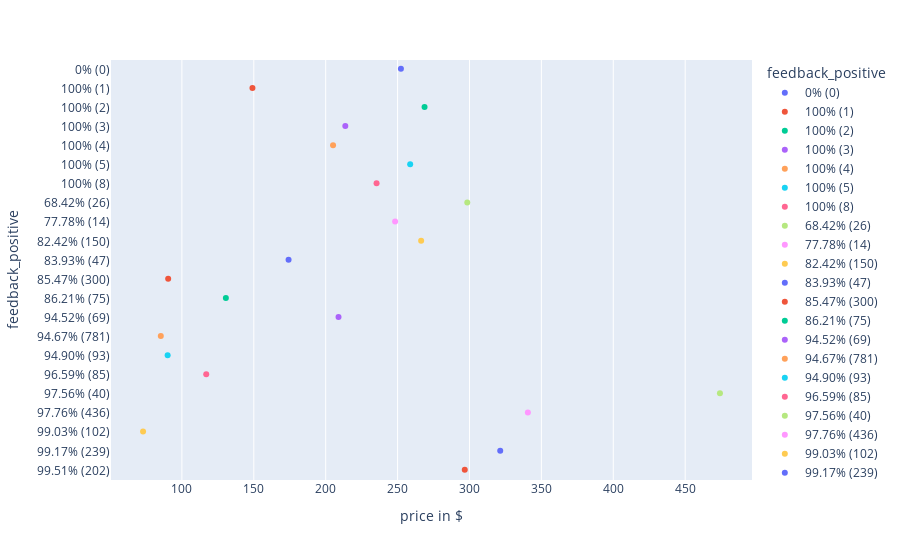

Notebook cell for this chart:
### Code cell
plot_category_wise_unsorted('feedback_positive')

### Figure 1 — Plotly figure (JSON) as saved in the notebook; plotly's stock layout.template omitted (floating-point values rounded to 4 significant figures)
{"data": [{"alignmentgroup": "True", "boxpoints": "all", "fillcolor": "rgba(255,255,255,0)", "hoveron": "points", "hovertemplate": "feedback_positive=%{y}<br>price in $=%{x}<extra></extra>", "legendgroup": "0% (0)", "line": {"color": "rgba(255,255,255,0)"}, "marker": {"color": "#636efa"}, "name": "0% (0)", "offsetgroup": "0% (0)", "orientation": "h", "pointpos": 0, "showlegend": true, "type": "box", "x": [252.3], "x0": " ", "xaxis": "x", "y": ["0% (0)"], "y0": " ", "yaxis": "y"}, {"alignmentgroup": "True", "boxpoints": "all", "fillcolor": "rgba(255,255,255,0)", "hoveron": "points", "hovertemplate": "feedback_positive=%{y}<br>price in $=%{x}<extra></extra>", "legendgroup": "100% (1)", "line": {"color": "rgba(255,255,255,0)"}, "marker": {"color": "#EF553B"}, "name": "100% (1)", "offsetgroup": "100% (1)", "orientation": "h", "pointpos": 0, "showlegend": true, "type": "box", "x": [149.1], "x0": " ", "xaxis": "x", "y": ["100% (1)"], "y0": " ", "yaxis": "y"}, {"alignmentgroup": "True", "boxpoints": "all", "fillcolor": "rgba(255,255,255,0)", "hoveron": "points", "hovertemplate": "feedback_positive=%{y}<br>price in $=%{x}<extra></extra>", "legendgroup": "100% (2)", "line": {"color": "rgba(255,255,255,0)"}, "marker": {"color": "#00cc96"}, "name": "100% (2)", "offsetgroup": "100% (2)", "orientation": "h", "pointpos": 0, "showlegend": true, "type": "box", "x": [268.7], "x0": " ", "xaxis": "x", "y": ["100% (2)"], "y0": " ", "yaxis": "y"}, {"alignmentgroup": "True", "boxpoints": "all", "fillcolor": "rgba(255,255,255,0)", "hoveron": "points", "hovertemplate": "feedback_positive=%{y}<br>price in $=%{x}<extra></extra>", "legendgroup": "100% (3)", "line": {"color": "rgba(255,255,255,0)"}, "marker": {"color": "#ab63fa"}, "name": "100% (3)", "offsetgroup": "100% (3)", "orientation": "h", "pointpos": 0, "showlegend": true, "type": "box", "x": [213.6], "x0": " ", "xaxis": "x", "y": ["100% (3)"], "y0": " ", "yaxis": "y"}, {"alignmentgroup": "True", "boxpoints": "all", "fillcolor": "rgba(255,255,255,0)", "hoveron": "points", "hovertemplate": "feedback_positive=%{y}<br>price in $=%{x}<extra></extra>", "legendgroup": "100% (4)", "line": {"color": "rgba(255,255,255,0)"}, "marker": {"color": "#FFA15A"}, "name": "100% (4)", "offsetgroup": "100% (4)", "orientation": "h", "pointpos": 0, "showlegend": true, "type": "box", "x": [205.1], "x0": " ", "xaxis": "x", "y": ["100% (4)"], "y0": " ", "yaxis": "y"}, {"alignmentgroup": "True", "boxpoints": "all", "fillcolor": "rgba(255,255,255,0)", "hoveron": "points", "hovertemplate": "feedback_positive=%{y}<br>price in $=%{x}<extra></extra>", "legendgroup": "100% (5)", "line": {"color": "rgba(255,255,255,0)"}, "marker": {"color": "#19d3f3"}, "name": "100% (5)", "offsetgroup": "100% (5)", "orientation": "h", "pointpos": 0, "showlegend": true, "type": "box", "x": [258.7], "x0": " ", "xaxis": "x", "y": ["100% (5)"], "y0": " ", "yaxis": "y"}, {"alignmentgroup": "True", "boxpoints": "all", "fillcolor": "rgba(255,255,255,0)", "hoveron": "points", "hovertemplate": "feedback_positive=%{y}<br>price in $=%{x}<extra></extra>", "legendgroup": "100% (8)", "line": {"color": "rgba(255,255,255,0)"}, "marker": {"color": "#FF6692"}, "name": "100% (8)", "offsetgroup": "100% (8)", "orientation": "h", "pointpos": 0, "showlegend": true, "type": "box", "x": [235.4], "x0": " ", "xaxis": "x", "y": ["100% (8)"], "y0": " ", "yaxis": "y"}, {"alignmentgroup": "True", "boxpoints": "all", "fillcolor": "rgba(255,255,255,0)", "hoveron": "points", "hovertemplate": "feedback_positive=%{y}<br>price in $=%{x}<extra></extra>", "legendgroup": "68.42% (26)", "line": {"color": "rgba(255,255,255,0)"}, "marker": {"color": "#B6E880"}, "name": "68.42% (26)", "offsetgroup": "68.42% (26)", "orientation": "h", "pointpos": 0, "showlegend": true, "type": "box", "x": [298.5], "x0": " ", "xaxis": "x", "y": ["68.42% (26)"], "y0": " ", "yaxis": "y"}, {"alignmentgroup": "True", "boxpoints": "all", "fillcolor": "rgba(255,255,255,0)", "hoveron": "points", "hovertemplate": "feedback_positive=%{y}<br>price in $=%{x}<extra></extra>", "legendgroup": "77.78% (14)", "line": {"color": "rgba(255,255,255,0)"}, "marker": {"color": "#FF97FF"}, "name": "77.78% (14)", "offsetgroup": "77.78% (14)", "orientation": "h", "pointpos": 0, "showlegend": true, "type": "box", "x": [248.3], "x0": " ", "xaxis": "x", "y": ["77.78% (14)"], "y0": " ", "yaxis": "y"}, {"alignmentgroup": "True", "boxpoints": "all", "fillcolor": "rgba(255,255,255,0)", "hoveron": "points", "hovertemplate": "feedback_positive=%{y}<br>price in $=%{x}<extra></extra>", "legendgroup": "82.42% (150)", "line": {"color": "rgba(255,255,255,0)"}, "marker": {"color": "#FECB52"}, "name": "82.42% (150)", "offsetgroup": "82.42% (150)", "orientation": "h", "pointpos": 0, "showlegend": true, "type": "box", "x": [266.4], "x0": " ", "xaxis": "x", "y": ["82.42% (150)"], "y0": " ", "yaxis": "y"}, {"alignmentgroup": "True", "boxpoints": "all", "fillcolor": "rgba(255,255,255,0)", "hoveron": "points", "hovertemplate": "feedback_positive=%{y}<br>price in $=%{x}<extra></extra>", "legendgroup": "83.93% (47)", "line": {"color": "rgba(255,255,255,0)"}, "marker": {"color": "#636efa"}, "name": "83.93% (47)", "offsetgroup": "83.93% (47)", "orientation": "h", "pointpos": 0, "showlegend": true, "type": "box", "x": [174.2], "x0": " ", "xaxis": "x", "y": ["83.93% (47)"], "y0": " ", "yaxis": "y"}, {"alignmentgroup": "True", "boxpoints": "all", "fillcolor": "rgba(255,255,255,0)", "hoveron": "points", "hovertemplate": "feedback_positive=%{y}<br>price in $=%{x}<extra></extra>", "legendgroup": "85.47% (300)", "line": {"color": "rgba(255,255,255,0)"}, "marker": {"color": "#EF553B"}, "name": "85.47% (300)", "offsetgroup": "85.47% (300)", "orientation": "h", "pointpos": 0, "showlegend": true, "type": "box", "x": [90.45], "x0": " ", "xaxis": "x", "y": ["85.47% (300)"], "y0": " ", "yaxis": "y"}, {"alignmentgroup": "True", "boxpoints": "all", "fillcolor": "rgba(255,255,255,0)", "hoveron": "points", "hovertemplate": "feedback_positive=%{y}<br>price in $=%{x}<extra></extra>", "legendgroup": "86.21% (75)", "line": {"color": "rgba(255,255,255,0)"}, "marker": {"color": "#00cc96"}, "name": "86.21% (75)", "offsetgroup": "86.21% (75)", "orientation": "h", "pointpos": 0, "showlegend": true, "type": "box", "x": [130.6], "x0": " ", "xaxis": "x", "y": ["86.21% (75)"], "y0": " ", "yaxis": "y"}, {"alignmentgroup": "True", "boxpoints": "all", "fillcolor": "rgba(255,255,255,0)", "hoveron": "points", "hovertemplate": "feedback_positive=%{y}<br>price in $=%{x}<extra></extra>", "legendgroup": "94.52% (69)", "line": {"color": "rgba(255,255,255,0)"}, "marker": {"color": "#ab63fa"}, "name": "94.52% (69)", "offsetgroup": "94.52% (69)", "orientation": "h", "pointpos": 0, "showlegend": true, "type": "box", "x": [208.9], "x0": " ", "xaxis": "x", "y": ["94.52% (69)"], "y0": " ", "yaxis": "y"}, {"alignmentgroup": "True", "boxpoints": "all", "fillcolor": "rgba(255,255,255,0)", "hoveron": "points", "hovertemplate": "feedback_positive=%{y}<br>price in $=%{x}<extra></extra>", "legendgroup": "94.67% (781)", "line": {"color": "rgba(255,255,255,0)"}, "marker": {"color": "#FFA15A"}, "name": "94.67% (781)", "offsetgroup": "94.67% (781)", "orientation": "h", "pointpos": 0, "showlegend": true, "type": "box", "x": [85.32], "x0": " ", "xaxis": "x", "y": ["94.67% (781)"], "y0": " ", "yaxis": "y"}, {"alignmentgroup": "True", "boxpoints": "all", "fillcolor": "rgba(255,255,255,0)", "hoveron": "points", "hovertemplate": "feedback_positive=%{y}<br>price in $=%{x}<extra></extra>", "legendgroup": "94.90% (93)", "line": {"color": "rgba(255,255,255,0)"}, "marker": {"color": "#19d3f3"}, "name": "94.90% (93)", "offsetgroup": "94.90% (93)", "orientation": "h", "pointpos": 0, "showlegend": true, "type": "box", "x": [90.09], "x0": " ", "xaxis": "x", "y": ["94.90% (93)"], "y0": " ", "yaxis": "y"}, {"alignmentgroup": "True", "boxpoints": "all", "fillcolor": "rgba(255,255,255,0)", "hoveron": "points", "hovertemplate": "feedback_positive=%{y}<br>price in $=%{x}<extra></extra>", "legendgroup": "96.59% (85)", "line": {"color": "rgba(255,255,255,0)"}, "marker": {"color": "#FF6692"}, "name": "96.59% (85)", "offsetgroup": "96.59% (85)", "orientation": "h", "pointpos": 0, "showlegend": true, "type": "box", "x": [116.9], "x0": " ", "xaxis": "x", "y": ["96.59% (85)"], "y0": " ", "yaxis": "y"}, {"alignmentgroup": "True", "boxpoints": "all", "fillcolor": "rgba(255,255,255,0)", "hoveron": "points", "hovertemplate": "feedback_positive=%{y}<br>price in $=%{x}<extra></extra>", "legendgroup": "97.56% (40)", "line": {"color": "rgba(255,255,255,0)"}, "marker": {"color": "#B6E880"}, "name": "97.56% (40)", "offsetgroup": "97.56% (40)", "orientation": "h", "pointpos": 0, "showlegend": true, "type": "box", "x": [474.2], "x0": " ", "xaxis": "x", "y": ["97.56% (40)"], "y0": " ", "yaxis": "y"}, {"alignmentgroup": "True", "boxpoints": "all", "fillcolor": "rgba(255,255,255,0)", "hoveron": "points", "hovertemplate": "feedback_positive=%{y}<br>price in $=%{x}<extra></extra>", "legendgroup": "97.76% (436)", "line": {"color": "rgba(255,255,255,0)"}, "marker": {"color": "#FF97FF"}, "name": "97.76% (436)", "offsetgroup": "97.76% (436)", "orientation": "h", "pointpos": 0, "showlegend": true, "type": "box", "x": [340.6], "x0": " ", "xaxis": "x", "y": ["97.76% (436)"], "y0": " ", "yaxis": "y"}, {"alignmentgroup": "True", "boxpoints": "all", "fillcolor": "rgba(255,255,255,0)", "hoveron": "points", "hovertemplate": "feedback_positive=%{y}<br>price in $=%{x}<extra></extra>", "legendgroup": "99.03% (102)", "line": {"color": "rgba(255,255,255,0)"}, "marker": {"color": "#FECB52"}, "name": "99.03% (102)", "offsetgroup": "99.03% (102)", "orientation": "h", "pointpos": 0, "showlegend": true, "type": "box", "x": [72.98], "x0": " ", "xaxis": "x", "y": ["99.03% (102)"], "y0": " ", "yaxis": "y"}, {"alignmentgroup": "True", "boxpoints": "all", "fillcolor": "rgba(255,255,255,0)", "hoveron": "points", "hovertemplate": "feedback_positive=%{y}<br>price in $=%{x}<extra></extra>", "legendgroup": "99.17% (239)", "line": {"color": "rgba(255,255,255,0)"}, "marker": {"color": "#636efa"}, "name": "99.17% (239)", "offsetgroup": "99.17% (239)", "orientation": "h", "pointpos": 0, "showlegend": true, "type": "box", "x": [321.4], "x0": " ", "xaxis": "x", "y": ["99.17% (239)"], "y0": " ", "yaxis": "y"}, {"alignmentgroup": "True", "boxpoints": "all", "fillcolor": "rgba(255,255,255,0)", "hoveron": "points", "hovertemplate": "feedback_positive=%{y}<br>price in $=%{x}<extra></extra>", "legendgroup": "99.51% (202)", "line": {"color": "rgba(255,255,255,0)"}, "marker": {"color": "#EF553B"}, "name": "99.51% (202)", "offsetgroup": "99.51% (202)", "orientation": "h", "pointpos": 0, "showlegend": true, "type": "box", "x": [296.7], "x0": " ", "xaxis": "x", "y": ["99.51% (202)"], "y0": " ", "yaxis": "y"}], "layout": {"boxmode": "overlay", "legend": {"title": {"text": "feedback_positive"}, "tracegroupgap": 0}, "margin": {"t": 60}, "xaxis": {"anchor": "y", "domain": [0, 1], "title": {"text": "price in $"}}, "yaxis": {"anchor": "x", "categoryarray": ["99.51% (202)", "99.17% (239)", "99.03% (102)", "97.76% (436)", "97.56% (40)", "96.59% (85)", "94.90% (93)", "94.67% (781)", "94.52% (69)", "86.21% (75)", "85.47% (300)", "83.93% (47)", "82.42% (150)", "77.78% (14)", "68.42% (26)", "100% (8)", "100% (5)", "100% (4)", "100% (3)", "100% (2)", "100% (1)", "0% (0)"], "categoryorder": "array", "domain": [0, 1], "title": {"text": "feedback_positive"}}}}
